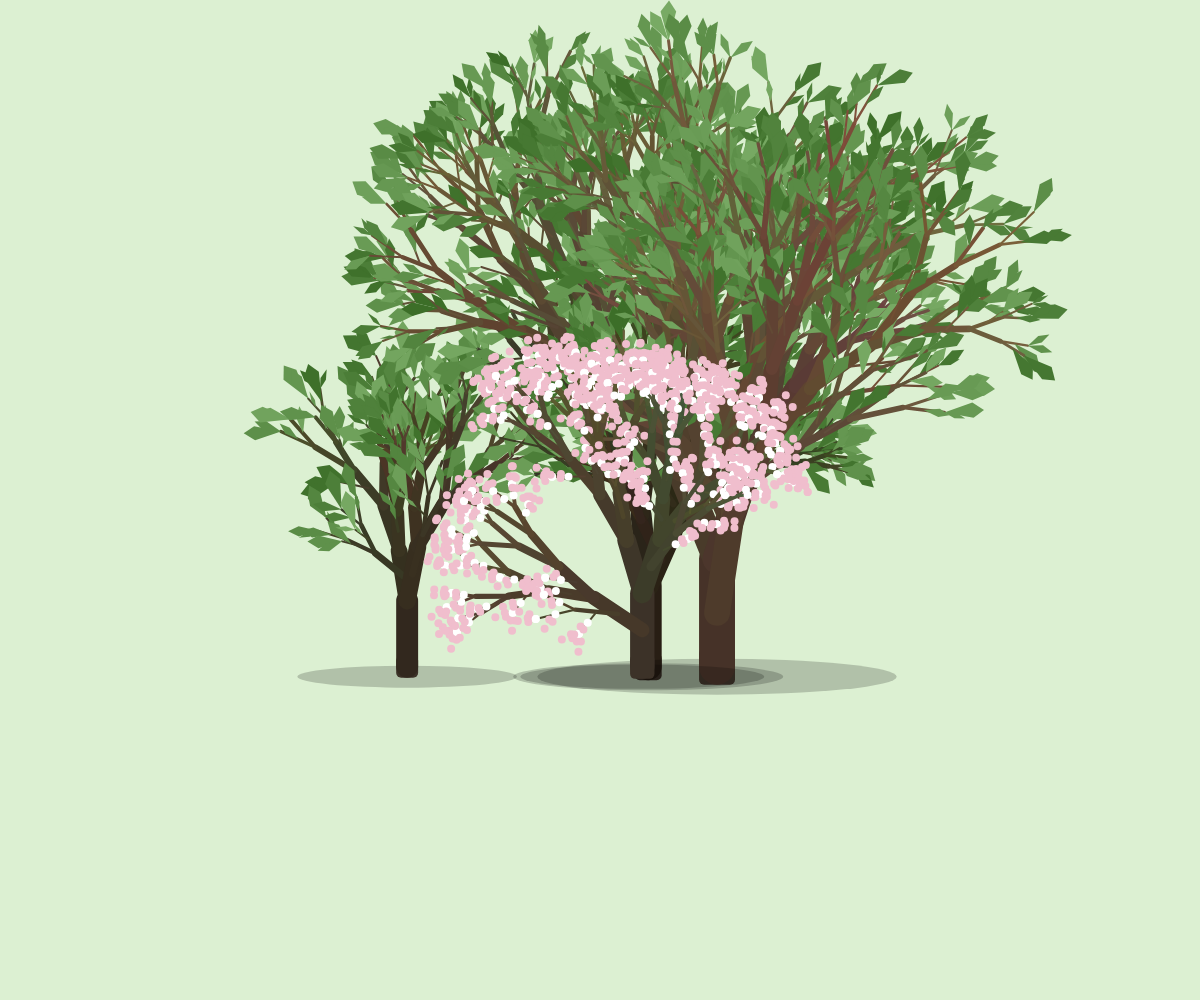
Frame 1 (no input)
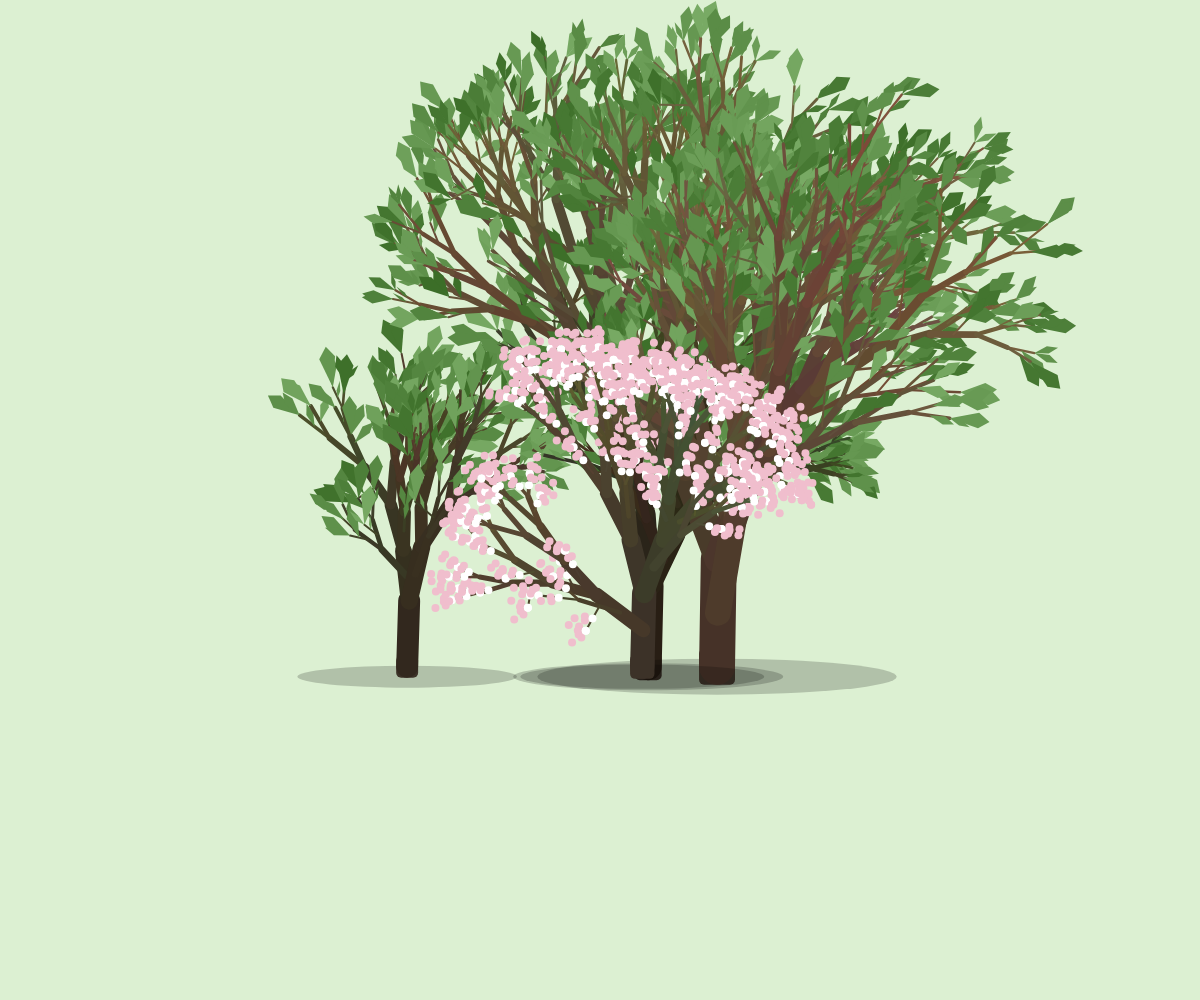
Frame 60 (no input)
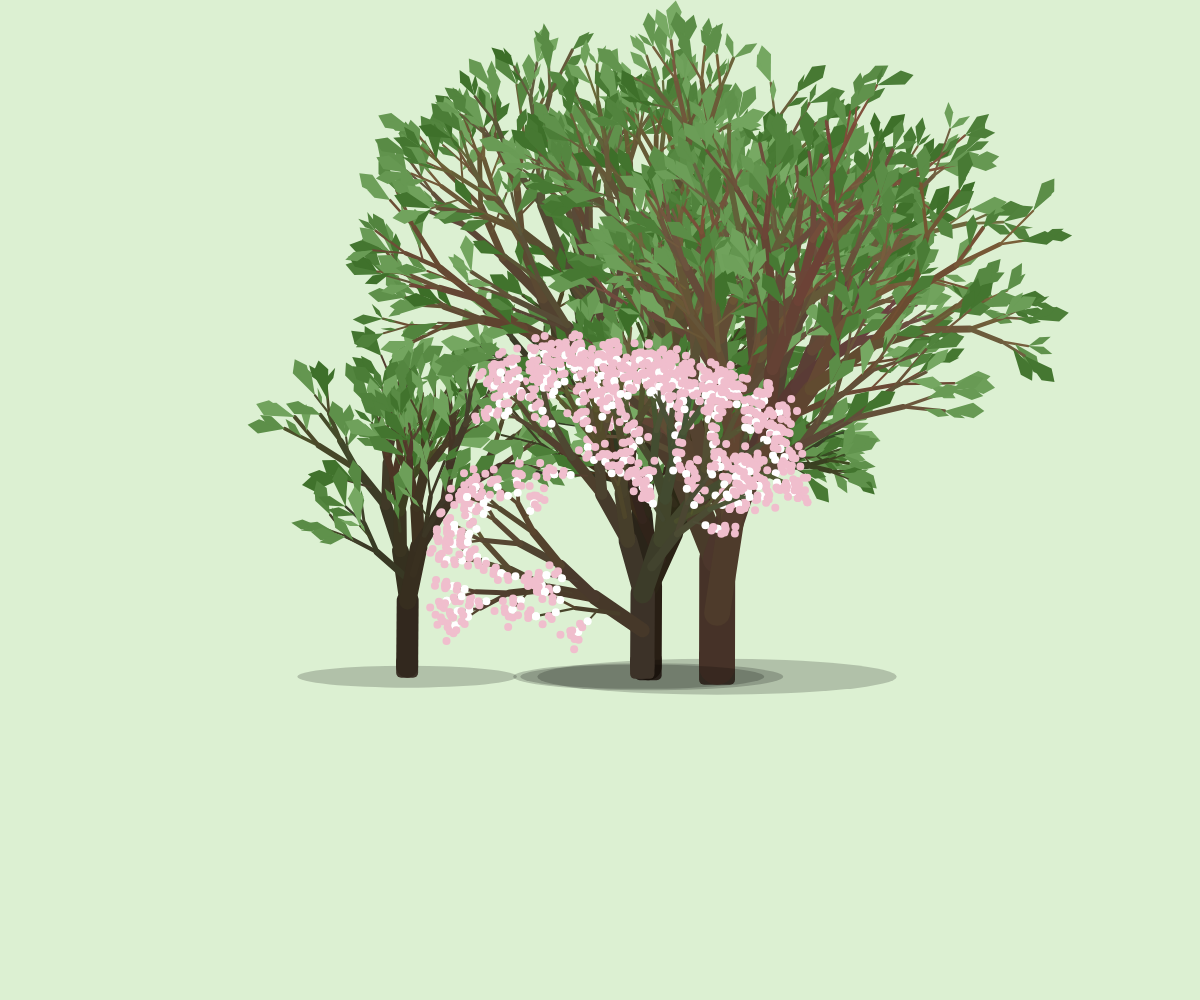
Frame 120 (the mouse pressed at the canvas centre since frame 60)

The p5.js sketch that drew these frames (run headless with seeded random() and noise() and a simulated clock; from frame 60 on, the mouse is pressed at the canvas centre):

// p5.js sketch
// ── sketch.js
var deg_to_rad = Math.PI / 180.0;

let breeze = 0;
let wind = 0;

function drawLine(x1, y1, x2, y2, color, width) {
 
  stroke(color[0], color[1], color[2]);
  if (width > 2) {
    strokeWeight(width);
  } else {
    strokeWeight(2);
  }
  line(x1, y1, x2, y2);
}

function Tree(x1, y1, seedSize, color, blossom, blossomColor) {
  function Leaf(relativePos, relativeAngle, size, color) {
    this.size = size;
    this.color = color;
    this.offset = random();

    this.relativePos = relativePos;
    this.relativeAngle = relativeAngle;

    this.render = function (x1, y1) {
      var angle = this.relativeAngle;

      if (wind > 0) {
        angle += (0 - angle) * (Math.pow(wind, 2) / (1 + Math.pow(wind, 2)));
      } else if (wind < 0) {
        angle += (-180 - angle) * (Math.pow(wind, 2) / (1 + Math.pow(wind, 2)));
      }
      angle += Math.sin(breeze) * 10 + (Math.sin(breeze * 3) * 25) / this.size;

      if (blossom) {
        var sizeFactor = 4;
      } else {
        var sizeFactor = this.size * 1.3;
      }

      var x2 = x1 + Math.cos((angle + 15) * deg_to_rad) * sizeFactor * 2;
      var y2 = y1 + Math.sin((angle + 15) * deg_to_rad) * sizeFactor * 2;

      var x3 = x1 + Math.cos((angle + 1) * deg_to_rad) * (sizeFactor * 2 + 10);
      var y3 = y1 + Math.sin((angle + 1) * deg_to_rad) * (sizeFactor * 2 + 10);

      var x4 = x1 + Math.cos((angle - 15) * deg_to_rad) * sizeFactor * 2;
      var y4 = y1 + Math.sin((angle - 15) * deg_to_rad) * sizeFactor * 2;

      if (blossom) {
        fill(blossomColor);
        noStroke();
        circle(x4, y4, 8);
        circle(x2, y2, 8);
        circle(x3, y3, 8);
        fill("white");
        circle(x1, y1, 8);
      } else {
        let color = this.color;

        fill(color);
        noStroke();
        quad(x1, y1, x2, y2, x3, y3, x4, y4);
      }
    };
  }

  function Branch(relativePos, relativeAngle, size, length, color) {
    this.size = size;
    this.length = length;

    if (length < 3) {
      this.length = 3;
    }

    this.color = color;

    this.relativePos = relativePos;
    this.relativeAngle = relativeAngle;

    this.contents = [];

    if (!(this.size < 4)) {
      this.contents.push(
        new Branch(
          "end",
          this.relativeAngle - random(5, 25),
          size / 1.2 - 1.5,
          length / random(1, 1.4),
          [
            color[0] + random(0, 10),
            color[1] + random(0, 10),
            color[2] + random(0, 5),
          ]
        ),

        new Branch(
          "end",
          this.relativeAngle + random(5, 25),
          size / 1.2 - 1,
          length / random(1, 1.4),
          [
            color[0] + random(0, 10),
            color[1] + random(0, 10),
            color[2] + random(0, 5),
          ]
        )
      );

      if (random() > 0.5) {
        this.contents.push(
          new Branch(
            "mid",
            this.relativeAngle + random(-60, 60),
            size - 10,
            length - 5,
            [
              color[0] + random(0, 10),
              color[1] + random(0, 10),
              color[2] + random(0, 5),
            ]
          )
        );
      }
    } else {
      let rand = random(60, 120);

      this.contents.push(
        new Leaf("end", this.relativeAngle + random(-45, 45), random(4, 12), [
          rand,
          rand + 50,
          rand - 20,
        ])
      );
      this.contents.push(
        new Leaf("end", this.relativeAngle + random(-45, 45), random(3, 12), [
          rand,
          rand + 50,
          rand - 20,
        ])
      );
      this.contents.push(
        new Leaf("mid", this.relativeAngle + random(-45, 45), random(2, 12), [
          rand,
          rand + 50,
          rand - 20,
        ])
      );
    }

    this.render = function (x1, y1) {
      var angle = this.relativeAngle;

      if (wind > 0) {
        angle +=
          ((0 - angle) * (Math.pow(wind, 2) / (1 + Math.pow(wind, 2)))) /
          (Math.ceil(size) * 0.5);
      } else if (wind < 0) {
        angle +=
          ((-180 - angle) * (Math.pow(wind, 2) / (1 + Math.pow(wind, 2)))) /
          (Math.ceil(size) * 0.5);
      }
      angle += (Math.sin(breeze) * 400) / Math.pow(this.length, 2);

      var x2 = x1 + Math.cos(angle * deg_to_rad) * this.length * 3;
      var y2 = y1 + Math.sin(angle * deg_to_rad) * this.length * 3;
      drawLine(x1, y1, x2, y2, this.color, this.size);

      this.contents.forEach((element) => {
        if (element.relativePos == "end") {
          element.render(x2, y2);
        } else {
          element.render((x1 + x2) / 2, (y1 + y2) / 2);
        }
      });
    };
  }

  this.basex = x1;
  this.basey = y1;
  this.seed = seedSize;
  this.color = color;
  this.angle = -90;
  this.size = Math.pow(this.seed, 3);
  this.length = Math.pow(this.seed, 3);
  this.blossom = blossom;
  this.blossomColor = blossomColor;

  this.root = new Branch("end", this.angle, this.size, this.length, this.color);

  this.renderTree = function () {
    fill(0, 0, 0, 50);
    noStroke();
    ellipse(
      this.basex,
      this.basey + 10,
      Math.pow(this.seed, 3) * 10,
      Math.pow(this.seed, 3)
    );

    fill(60, 50, 40);
    rectMode(RADIUS);
    rect(
      this.basex,
      this.basey,
      Math.pow(this.seed, 3) / 2,
      Math.pow(this.seed, 3) / 2,
      5
    );

    this.root.render(this.basex, this.basey);
  };
}

let tree = "";
let tree2 = "";
let tree3 = "";

function setup() {
  colorMode(RGB);
   createCanvas(windowWidth, windowHeight);
let tree_offset=random(-150,150);
  tree = new Tree(
    width / 3.5+tree_offset,
    (height * 2) / 3,
    2.8,
    [50, 40, 30],
    false,
    [180, 200, 240]
  );
tree_offset=random(-150,150);
  tree2 = new Tree(width / 2+tree_offset, (height * 2) / 3, 3, [40, 30, 20]);
tree_offset=random(-150,150);
  tree3 = new Tree(
    width / 2+tree_offset,
    (height * 2) / 3,
    3.3,
    [70, 50, 40],
    false,
    [240, 200, 240]
  );
tree_offset=random(-150,150);
  tree4 = new Tree(
    width / 2+tree_offset,
    (height * 2) / 3,
    2.9,
    [60, 50, 40],
    true,
    [240, 190, 205]
  );

  //noLoop();
}

var i = 0;
var change = 0;

function draw() {
  background(220, 240, 210);
  tree.renderTree();
  tree2.renderTree();
  tree3.renderTree();
  tree4.renderTree();

  breeze += Math.abs(wind) * 0.08 + 0.1;

  change += random(-10, 10);
  change = change * 0.9;

  i += change / 100;
  i = i * 0.8;
  wind = i;
  // blendMode(BURN);

  //print(change);
}
